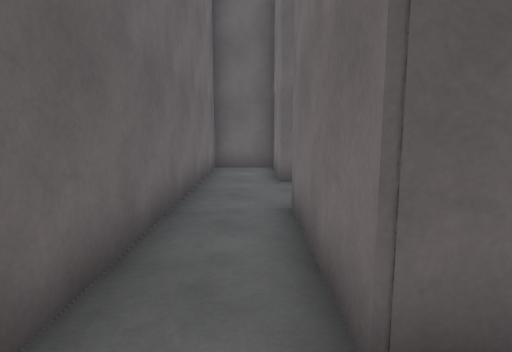
[1] (above)

24 first-person views from a walk through a 3-D level made in the Unity game engine. The camera is 1.3 m above the floor, tilts 8° down and sees 75° across. The floor is counted in squares, 1 m on a side. Each view is taken from the middle of a square. On the plan, view 1 faces up. The plan holds only what a view shows up to about 14 squares ahead; the rest is blank. The place goes on beyond the plan. The player is left out.

[2]
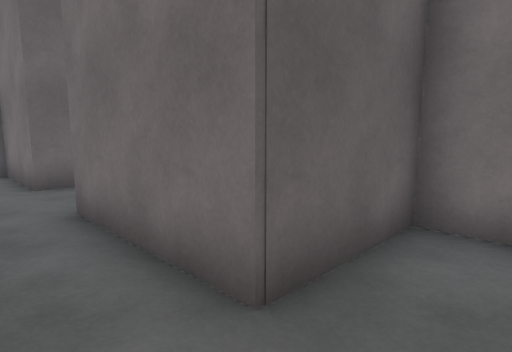

[3]
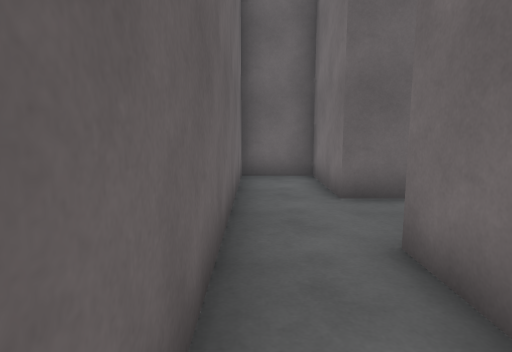

[4]
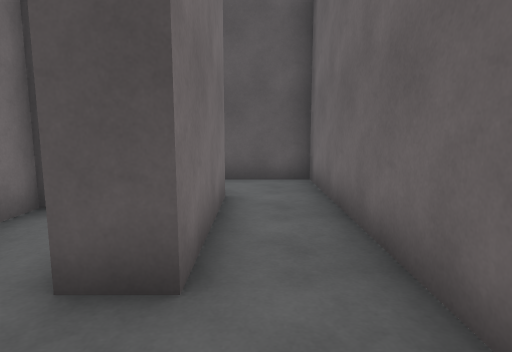

[5]
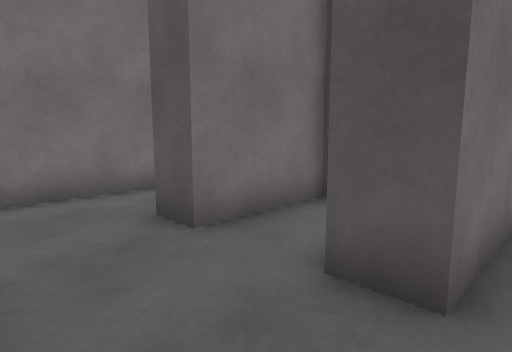

[6]
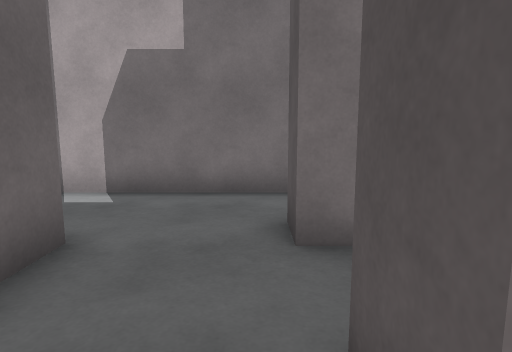

[7]
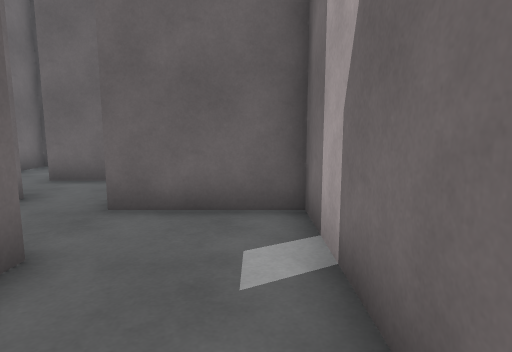

[8]
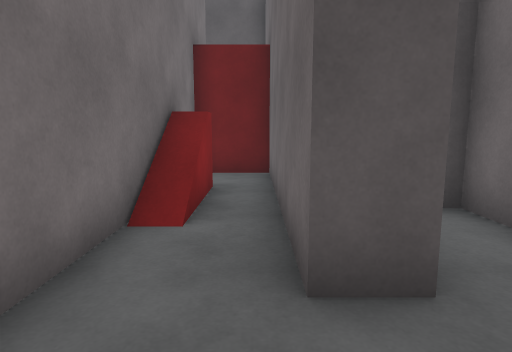

[9]
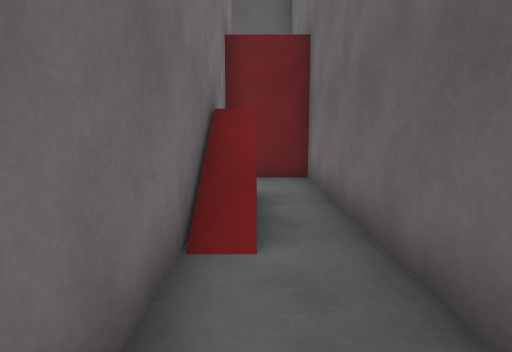

[10]
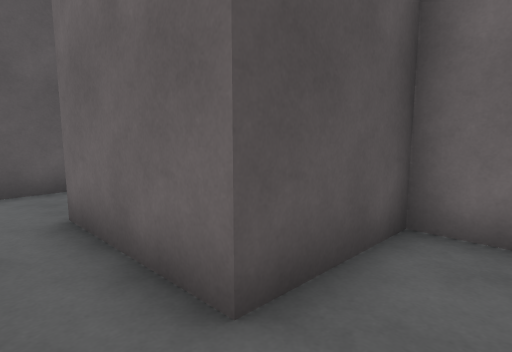

[11]
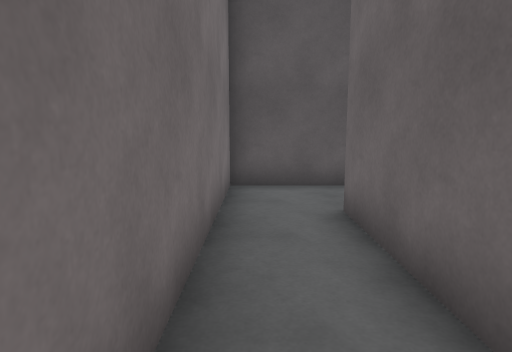

[12]
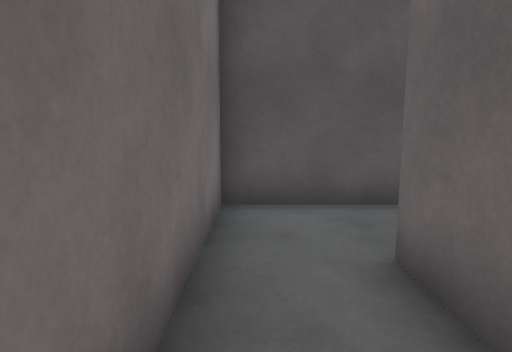

[13]
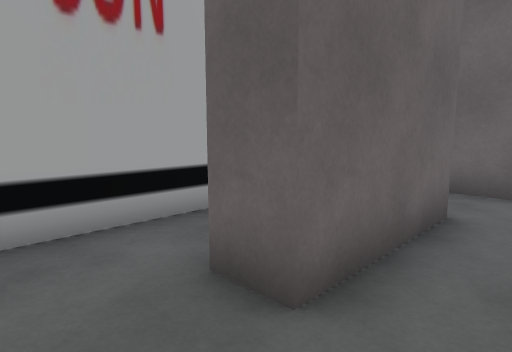

[14]
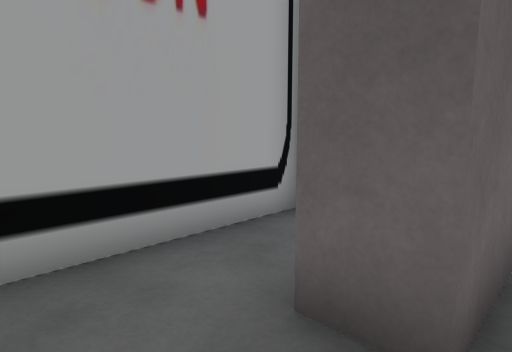

[15]
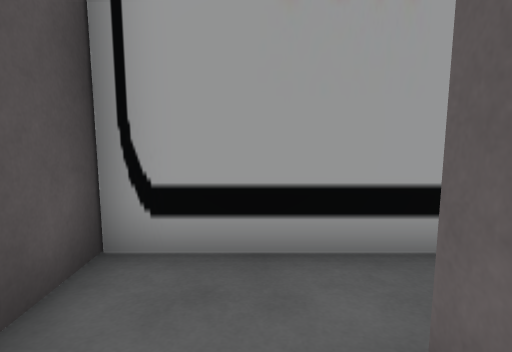

[16]
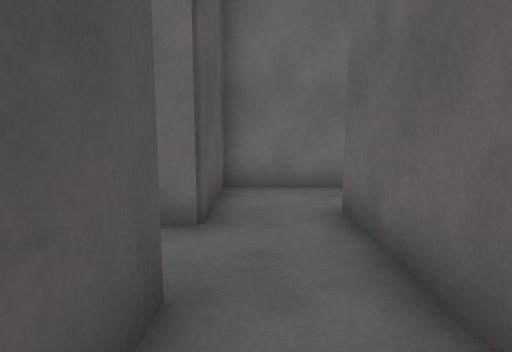

[17]
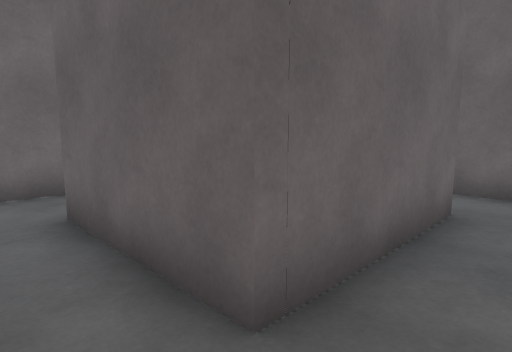

[18]
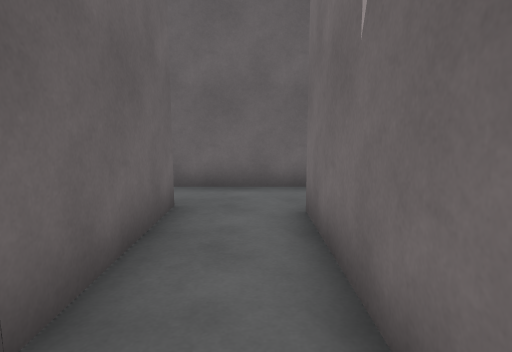

[19]
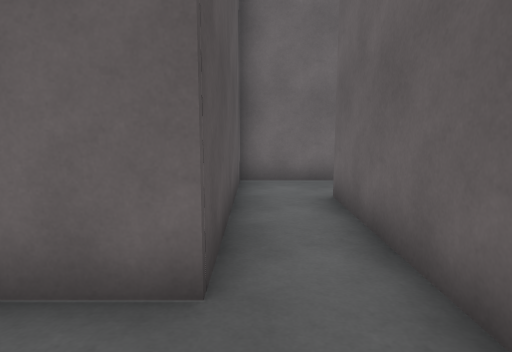

[20]
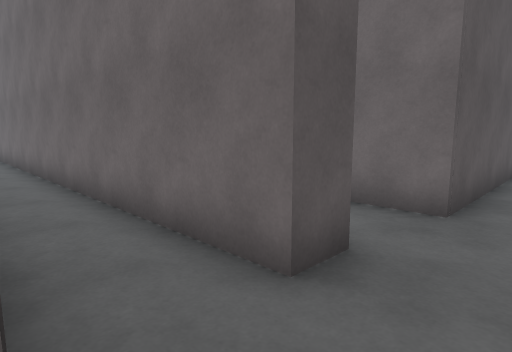

[21]
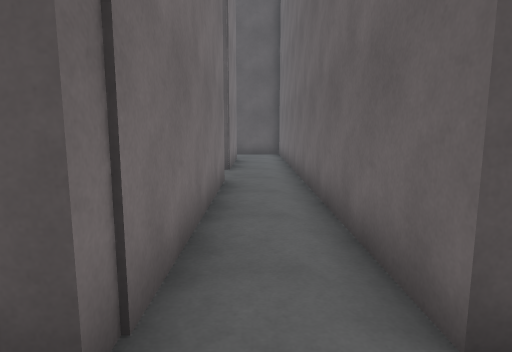

[22]
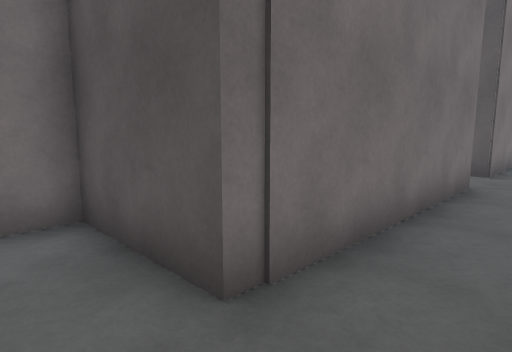

[23]
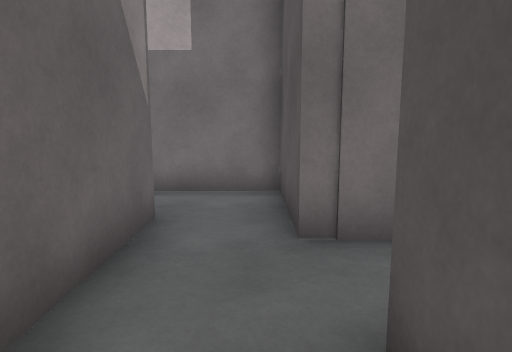

[24]
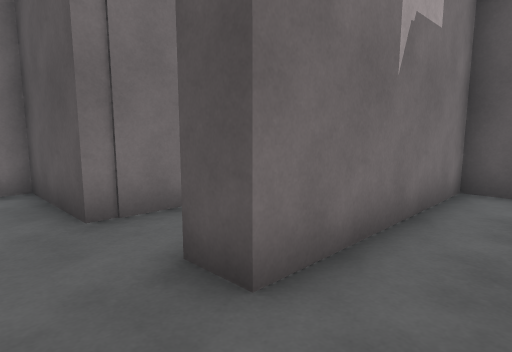

### Floor plan
Points are (right, up) in squares from view 1. A wall is a line through its corners. A room is listed if a view was taken in it or the views show most of it. See-through windows are left out.
Room 1 (views 1, 2, 3, 4, 5, 6)
walls: (0.6, 8.2) (0.6, 11.3) (-1.4, 11.3) (-1.4, -0.6) (0.6, -0.6); (0.6, 1.6) (0.6, 5.5)
ways out: opening at (1, 6.5) to room 2; opening at (1, 0.5) to room 3
Room 2 (views 7, 8, 9)
walls: (3.8, 8.2) (0.6, 8.2); (0.6, 5.5) (1.6, 5.5); (1.6, 3.6) (1.6, 2.6) (3.6, 2.6) (3.6, 5.5) (4.6, 5.5) (4.6, 0.5); (1.6, 12.3) (1.6, 11.6); (6.8, 0.2) (6.8, 11.3) (3.5, 11.3)
ways out: opening at (1, 6.5) to room 1; opening at (2.5, 11.5) to room 8; opening at (5, 0)
Room 3 (views 10, 11, 12, 13, 14, 15)
walls: (0.6, -0.6) (1.6, -0.6) (1.6, -4.2) (0.5, -4.2); (0.6, -6.7) (3.6, -6.7) (3.6, 1.6) (0.6, 1.6)
ways out: opening at (1, 0.5) to room 1; opening at (1, -5.5) to room 7
Room 4 (views 16, 17, 18, 23, 24)
walls: (6.5, 20.5) (0.6, 20.5); (-1.1, 18.5) (4.6, 18.5) (4.6, 14.4) (3.6, 14.4); (-1.4, 21) (-1.4, 18.5); (3.5, 12.3) (6.8, 12.3) (6.8, 18.2)
ways out: opening at (7.5, 19.5) to room 5; opening at (4, 13.5) to room 8; opening at (-0.5, 21)
Room 5 (views 19, 21, 22)
walls: (9.8, 11.5) (9.8, 18.5); (6.8, 18.2) (7.8, 18.2) (7.8, 3.2); (9.8, 5.9) (9.8, 9.3); (9.4, 20.5) (6.5, 20.5)
ways out: opening at (7.5, 19.5) to room 4; opening at (10.5, 19.5) to room 6; opening at (10.5, 10.5)
Room 6 (view 20)
walls: (10.9, 20.5) (9.4, 20.5); (9.8, 18.5) (13, 18.5) (13, 21.2)
ways out: opening at (10.5, 19.5) to room 5; opening at (12, 21.5)
Room 7 (no view inside)
walls: (-1.4, -1.6) (-1.4, -6.7) (0.6, -6.7)
ways out: opening at (1, -5.5) to room 3
Room 8 (no view inside)
walls: (3.6, 14.4) (0.6, 14.4); (0.6, 12.3) (1.6, 12.3)
ways out: opening at (2.5, 11.5) to room 2; opening at (4, 13.5) to room 4; opening at (1, 13.5) to room 9
Room 9 (no view inside)
walls: (-1.4, 14.5) (-1.4, 12.3) (0.6, 12.3)
ways out: opening at (1, 13.5) to room 8; opening at (-0.5, 15)

Where each view was taken, in squares from view 1:
view 1: 0 up, 0 right, facing up
view 2: 0 up, 1 left, facing up-right
view 3: 2 up, 1 left, facing up
view 4: 8 up, 0 right, facing down
view 5: 8 up, 0 right, facing down-right
view 6: 6 up, 0 right, facing right
view 7: 6 up, 6 right, facing up
view 8: 8 up, 5 right, facing down
view 9: 7 up, 6 right, facing down
view 10: 1 up, 3 right, facing down-left
view 11: 1 up, 3 right, facing down
view 12: 1 down, 3 right, facing down
view 13: 6 down, 3 right, facing up-left
view 14: 6 down, 2 right, facing up-left
view 15: 5 down, 2 right, facing left
view 16: 13 up, 6 right, facing left
view 17: 13 up, 6 right, facing up-left
view 18: 13 up, 6 right, facing up
view 19: 19 up, 7 right, facing left
view 20: 20 up, 10 right, facing down-left
view 21: 20 up, 9 right, facing down
view 22: 20 up, 8 right, facing down-right
view 23: 19 up, 6 right, facing right
view 24: 20 up, 5 right, facing down-right
